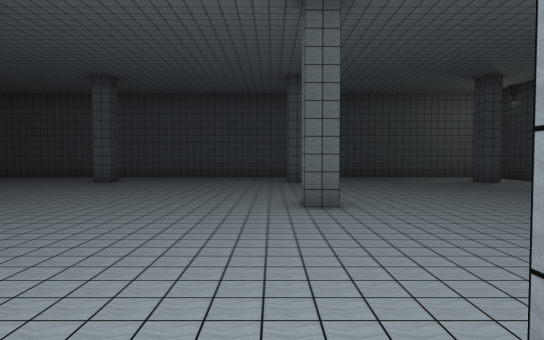
View 1 (above)

20 first-person views from a walk through a Unity game level. The camera is 1.4 m above the floor, tilts 2° down and sees 75° across. The floor is counted in squares, 2 m on a side. Each view is taken from the middle of a square. On the plan, view 1 faces up. The plan holds only what a view shows up to about 11 squares ahead; the rest is blank. The player is left out. Some surface patterns are stand-ins.

View 2
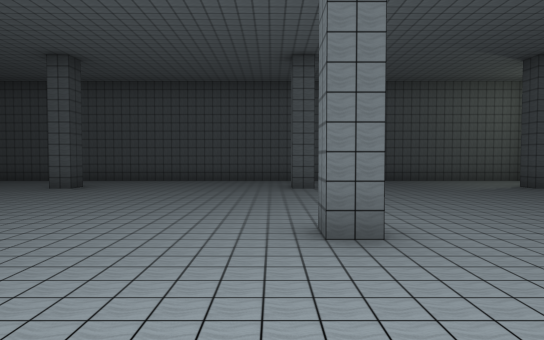

View 3
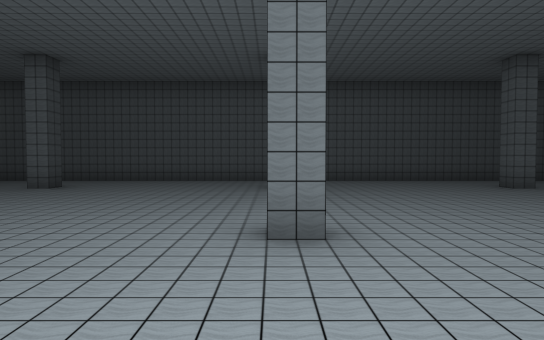

View 4
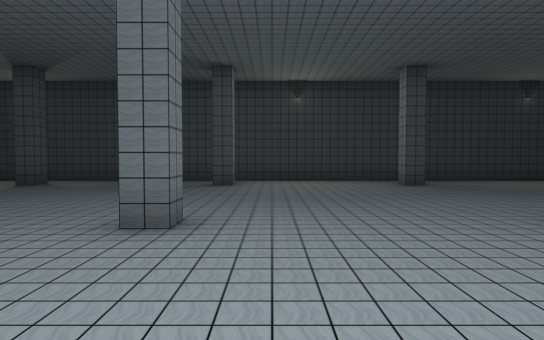

View 5
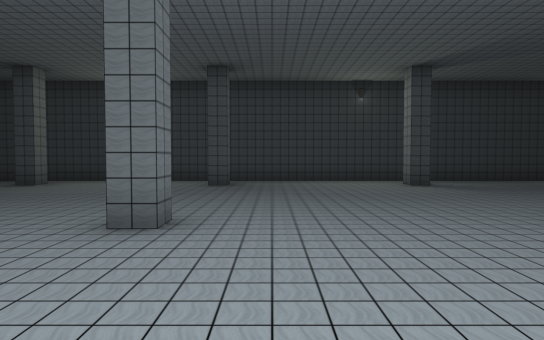

View 6
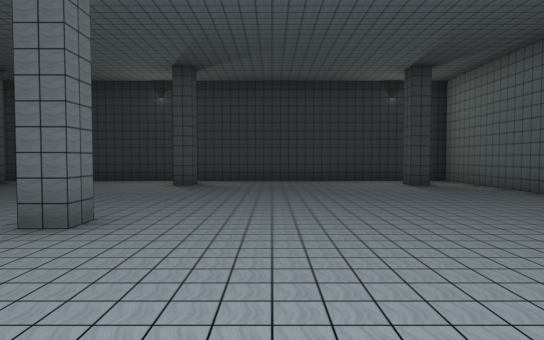

View 7
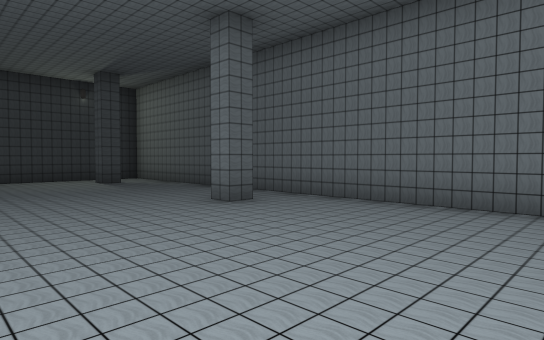

View 8
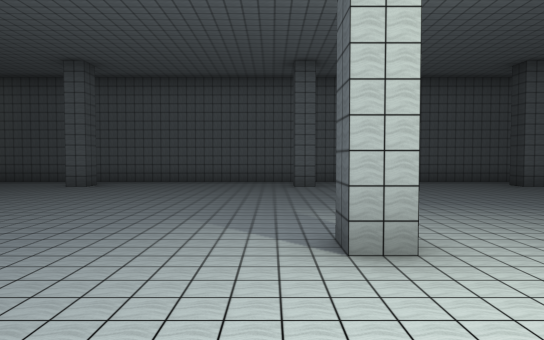

View 9
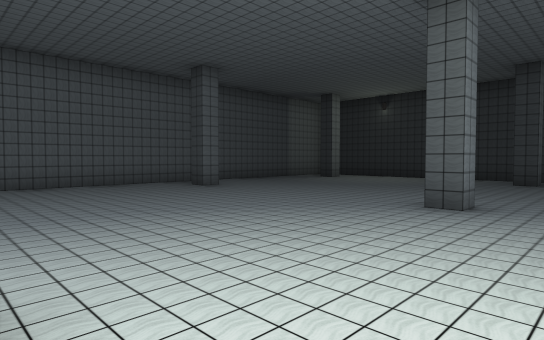

View 10
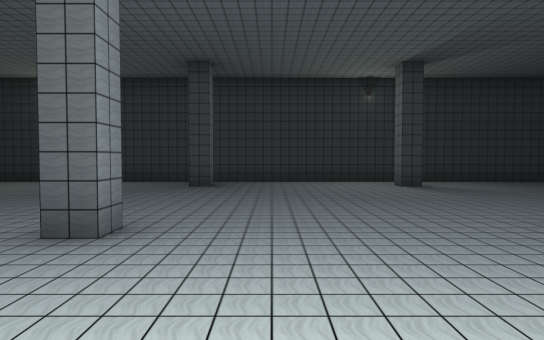

View 11
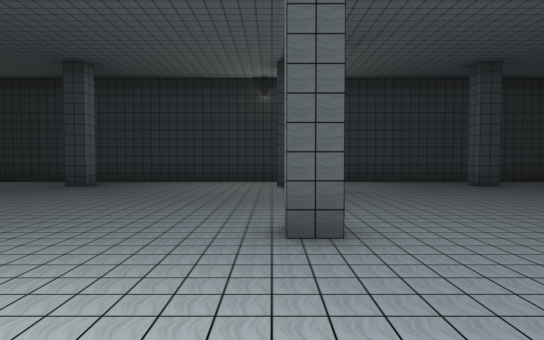

View 12
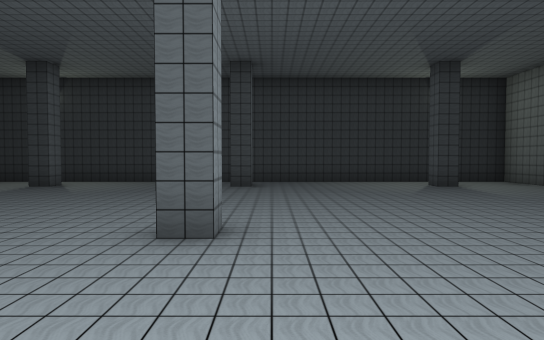

View 13
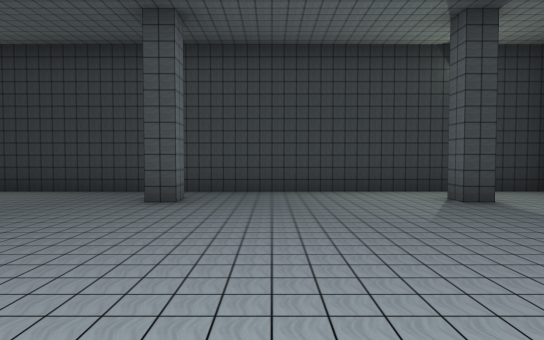

View 14
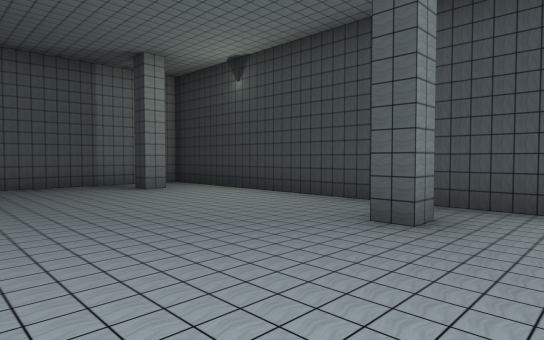

View 15
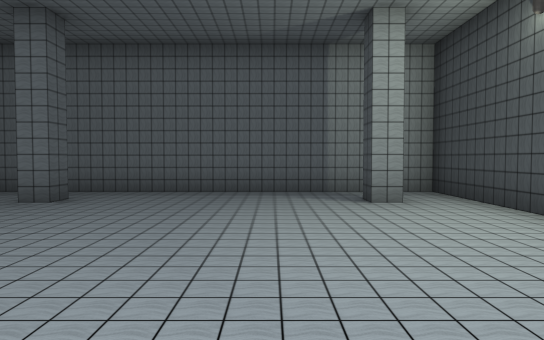

View 16
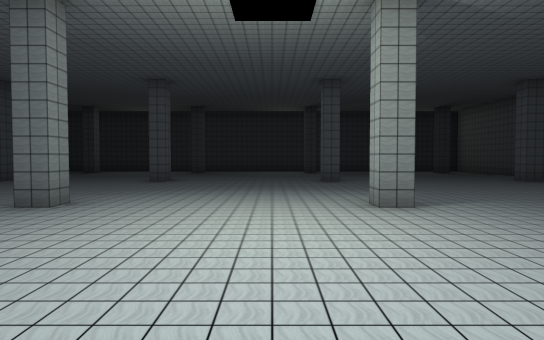

View 17
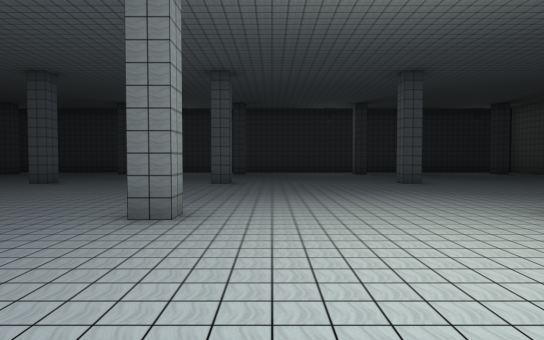

View 18
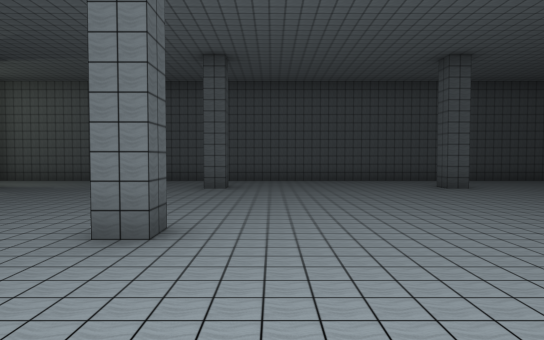

View 19
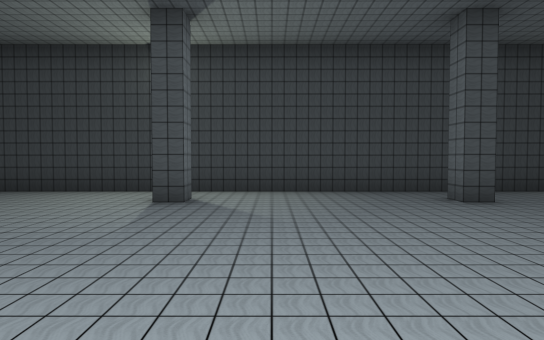

View 20
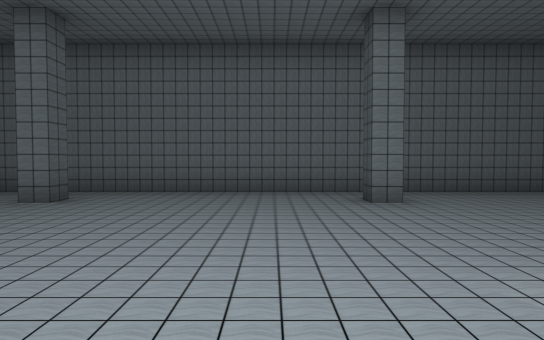

### Floor plan
Points are (right, up) in squares from view 1. A wall is a line through its corners. A room is listed if a view was taken in it or the views show most of it. See-through windows are left out.
Room 1 (views 1, 2, 3, 4, 5, 6, 7, 8, 9, 10, 11, 12, 13, 14, 15, 16, 17, 18, 19, 20)
walls: (-4.5, 0.1) (-5, 0.1) (-5, 0.6); (-4.5, 5) (-5.1, 5); (-10, 0.6) (-10, 0.1); (1, 0.1) (0.5, 0.1) (0.5, 0.6); (-5, -5.1) (-5, -4.5) (-4.5, -4.5) (-4.5, -5.1); (-10.6, 5.5) (-10, 5.5) (-10, 5) (-10.6, 5); (1, 5) (0.5, 5) (0.5, 5.5); (-10.6, -4.5) (-10, -4.5) (-10, -5); (1, -5) (0.5, -5) (0.5, -4.5) (1, -4.5); (-4.5, 10.5) (-4.5, 10) (-5, 10) (-5, 10.5); (-10, 10.5) (-10, 10) (-10.6, 10); (1, 10) (0.5, 10) (0.5, 10.5); (-16.1, 0.6) (-15.5, 0.6) (-15.5, 0.1) (-16, 0.1); (-5.1, -10.5) (-4.5, -10.5) (-4.5, -11); (6.5, 0.1) (6, 0.1) (6, 0.6) (6.5, 0.6); (-16, 5.5) (-15.5, 5.5) (-15.5, 5) (-16.1, 5); (6.5, 5) (6, 5) (6, 5.5); (-16.1, -4.5) (-15.5, -4.5) (-15.5, -5); (6.5, -5) (6, -5) (6, -4.5) (6.5, -4.5); (-10.5, -11) (-10.5, -10.5) (-10, -10.5) (-10, -11); (0.5, -11.1) (0.5, -10.5) (1, -10.5); (-15.5, 10.6) (-15.5, 10) (-16.1, 10); (6.5, 10) (6, 10) (6, 10.5); (-16.1, -10.5) (-15.5, -10.5) (-15.5, -11); (6, -11.1) (6, -10.5) (6.5, -10.5); (7.6, 12.7) (-17.3, 12.7) (-17.3, -12.3) (7.7, -12.3) (7.7, 12.2)

Positions as (right, up) in squares from view 1, and headings:
1: (0, 0), facing up
2: (0, 2), facing up
3: (-5, 2), facing up
4: (-3, 4), facing right
5: (-3, -1), facing right
6: (-3, -7), facing right
7: (-4, -7), facing down-right
8: (-4, -2), facing down
9: (-5, -3), facing down-left
10: (-7, -3), facing left
11: (-7, 0), facing left
12: (-7, 6), facing left
13: (-10, 7), facing left
14: (-12, -3), facing down-left
15: (-14, -5), facing down
16: (-10, -3), facing right
17: (-9, -1), facing right
18: (-9, 2), facing up
19: (-10, 2), facing left
20: (-3, -5), facing down
